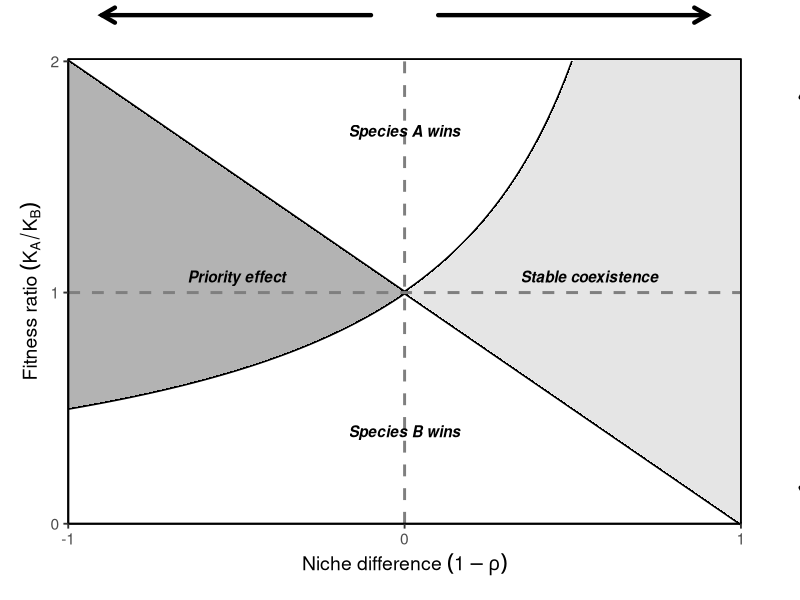
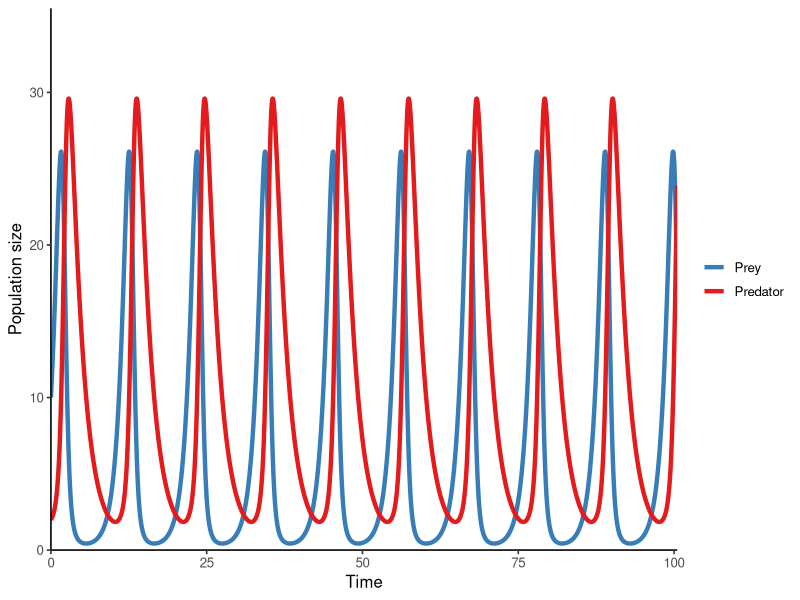
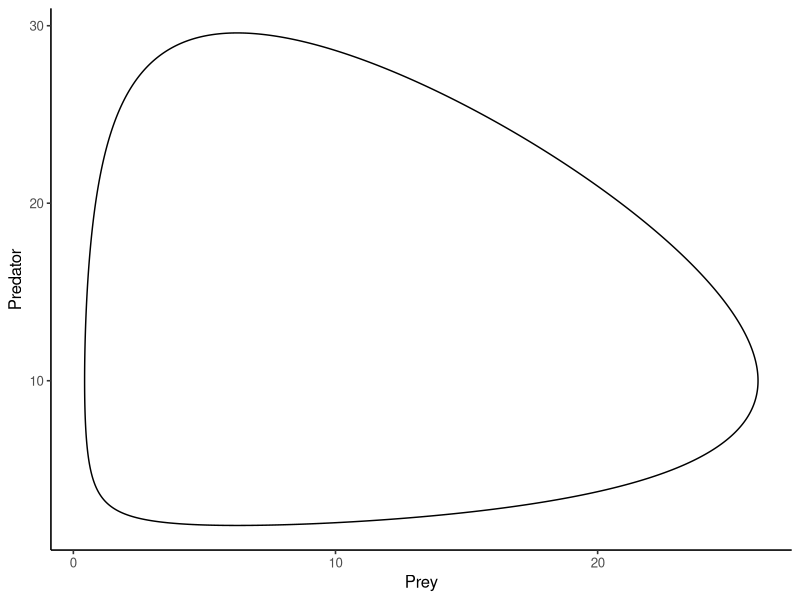

R code for these plots, in order:
## ---- chunk 1
knitr::opts_chunk$set(message = F, 
                      error = F, 
                      warning = F)

## ---- chunk 2
library(tidyverse)

cuve_df <- data.frame(x = seq(-1, 1, 0.01)) %>%
  mutate(rho1 = -x+1,
         rho2 = ifelse(x <= 0.5, 1/(1-x), 2.01),
         side = case_when(rho1 > rho2 ~ "left",
                          rho1 < rho2 ~ "right"))

ggplot() + 
  geom_line(data = cuve_df, aes(x = x, y = rho1), size = 1.2) +
  geom_line(data = filter(cuve_df, rho2 < 2.01), aes(x = x, y = rho2), size = 1.2) + 
  geom_ribbon(data = filter(cuve_df, side == "left"), aes(x = x, ymin = rho2, ymax = rho1), fill = "grey70") + 
  geom_ribbon(data = filter(cuve_df, side == "right"), aes(x = x, ymin = rho1, ymax = rho2), fill = "grey90") +
  geom_vline(xintercept = 0, linetype = "dashed", size = 1, color = "grey50") + 
  geom_hline(yintercept = 1, linetype = "dashed", size = 1, color = "grey50") + 
  scale_x_continuous(breaks = c(-1, 0, 1), expand = c(0, 0)) + 
  scale_y_continuous(breaks = c(0, 1, 2), expand = c(0, 0)) + 
  coord_cartesian(xlim = c(-1, 1), ylim = c(0, 2.01), clip = "off") + 
  labs(x = expression(Niche~difference~(1-italic(rho))),
       y = expression(Fitness~ratio~(K[A]/K[B]))) + 
  theme_classic(base_size = 14) +
  theme(panel.border = element_rect(color = "black", fill = "transparent"),
         plot.margin = margin(1.5, 1.5, 0.5, 0.5, "cm")) + 
  annotate(geom = "text", x = 0, y = 1.7, label = "Species A wins", fontface = "bold.italic") +
  annotate(geom = "text", x = 0, y = 0.4, label = "Species B wins", fontface = "bold.italic") + 
  annotate(geom = "text", x = -0.5, y = 1.07, label = "Priority effect", fontface = "bold.italic") +
  annotate(geom = "text", x = 0.55, y = 1.07, label = "Stable coexistence", fontface = "bold.italic") + 
  annotate(geom = "segment", x = 0.1, y = 2.2, xend = 0.9, yend = 2.2,
           arrow = arrow(length = unit(0.15, "in"),
                         type = "open"),
           lineend = "round", 
           linejoin = "mitre",
           size = 1.5) + 
    annotate(geom = "text", x = 0.5, y = 2.3, label = "Intraspecific > Interspecific", size = 3) +
  annotate(geom = "segment", x = -0.1, y = 2.2, xend = -0.9, yend = 2.2,
           arrow = arrow(length = unit(0.15, "in"),
                         type = "open"),
           lineend = "round", 
           linejoin = "mitre",
           size = 1.5) + 
      annotate(geom = "text", x = -0.5, y = 2.3, label = "Intraspecific < Interspecific", size = 3) +
  annotate(geom = "segment", x = 1.2, y = 1.1, xend = 1.2, yend = 1.9,
           arrow = arrow(length = unit(0.15, "in"),
                         type = "open"),
           lineend = "round", 
           linejoin = "mitre",
           size = 1.5) + 
  annotate(geom = "text", x = 1.3, y = 1.5, label = "Species A more competitive", size = 3, angle = -90) + 
  annotate(geom = "segment", x = 1.2, y = 0.9, xend = 1.2, yend = 0.1,
           arrow = arrow(length = unit(0.15, "in"),
                         type = "open"),
           lineend = "round", 
           linejoin = "mitre",
           size = 1.5) + 
  annotate(geom = "text", x = 1.3, y = 0.5, label = "Species B more competitive", size = 3, angle = -90) 

## ---- chunk 3
library(tidyverse)
library(deSolve)

### Model specification
LV_predation_model <- function(times, state, parms) {
  with(as.list(c(state, parms)), {
    dN_dt = r*N - a*N*P
    dP_dt = e*a*N*P - d*P
    return(list(c(dN_dt, dP_dt)))  
  })
}

### Model parameters
times <- seq(0, 1000, by = 0.005)
state <- c(N = 10, P = 2)
parms <- c(r = 1.0, a = 0.1, e = 0.8, d = 0.5)

### Model application
pop_size <- ode(func = LV_predation_model, times = times, y = state, parms = parms)

### Visualize the population dynamics
# (1) population trajectories
pop_size %>%
  as.data.frame() %>%
  pivot_longer(cols = -time, names_to = "species", values_to = "N") %>%
  ggplot(aes(x = time, y = N, color = species)) + 
  geom_line(size = 1.5) +
  theme_classic(base_size = 12) +
  labs(x = "Time", y = "Population size") +
  scale_x_continuous(limits = c(0, 100.5), expand = c(0, 0)) +
  scale_y_continuous(limits = c(0, max(pop_size[, -1])*1.2), expand = c(0, 0)) +
  scale_color_brewer(name = NULL, palette = "Set1", labels = c("Prey", "Predator"), direction = -1)

# (2) state-space diagram
pop_size %>%
  as.data.frame() %>%
  ggplot(aes(x = N, y = P)) + 
  geom_path() + 
  theme_classic(base_size = 12) +
  labs(x = "Prey", y = "Predator")

## ---- chunk 4
knitr::include_app("https://genchanghsu0115.shinyapps.io/LV_predation_mod_shinyapp/", height = "700px")
